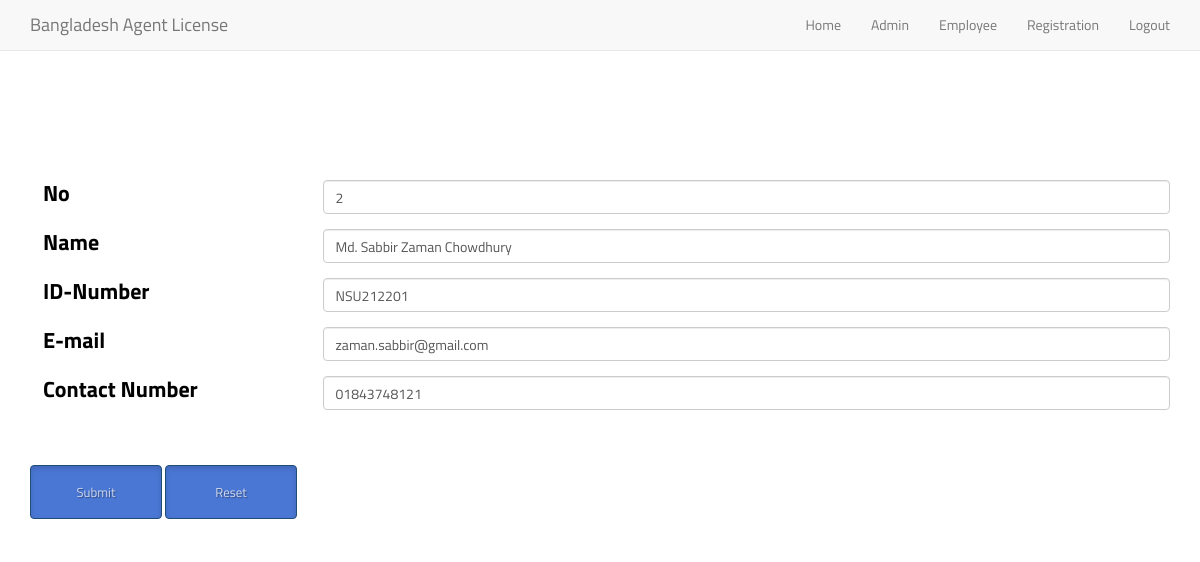
The page /Views/Employee/updateForm.php?id=2 on the database its author committed.
### tables this page shows
CREATE TABLE `employees` (
  `ID` int(9) NOT NULL,
  `employeeName` varchar(40) NOT NULL,
  `employeeId` varchar(40) NOT NULL,
  `contactNumber` varchar(40) NOT NULL,
  `email` varchar(40) NOT NULL
);

### Src/Utility/Sanitize.php (called while the page is built, shortened)
<?php
class Sanitize
{
    public static function sanitize($data){
        return $data;
    }
}

### Src/Employee/Employee.php (called while the page is built, shortened)
<?php
class Employee
{
    public $con = '';
    public function __construct($db_con)
    {
        $this->con = $db_con;
    }
    public function index($id = null){
        $stmt = $this->con->prepare("SELECT * FROM employees WHERE id = :id");
        $stmt->bindparam(":id", $id);
        $stmt->execute();
        $employee = $stmt->fetch(\PDO::FETCH_ASSOC);
        return $employee;
    }
}

### Views/Employee/updateForm.php (the view, shortened to what this page needs)
<?php
$data = Sanitize::sanitize($_GET);
$employee = new Employee(DB::$con);
$employees = $employee->index($data['id']);
?>
<?php
include_once('header.php');
?>
        <div class="container" style="padding-top: 15%;">
            <form class="form-horizontal" action="update.php" method="post">
                <div class="form-group">
                    <label class="col-md-3 control-label" style="line-height: 0px !important; margin-bottom: 25px; text-align: left;">No</label>
                    <div class="col-md-9">
                        <input name = "id" type="number" class="form-control" value="<?php echo $employees['ID']; ?>" placeholder="No">
                    </div>
                </div>
                <div class="form-group">
                    <label class="col-md-3 control-label" style="line-height: 0px !important; margin-bottom: 25px; text-align: left;">Name</label>
                    <div class="col-md-9">
                        <input name = "name" type="text" class="form-control" value="<?php echo $employees['employeeName']; ?>" placeholder="Full Name">
                    </div>
                </div>
                <div class="form-group">
                    <label class="col-md-3 control-label" style="line-height: 0px !important; margin-bottom: 25px; text-align: left;">ID-Number</label>
                    <div class="col-md-9">
                        <input name = "idNum" type="text" class="form-control" value="<?php echo $employees['employeeId']; ?>" placeholder="Full ID Number">
                    </div>
                </div>
                <div class="form-group">
                    <label class="col-md-3 control-label" style="line-height: 0px !important; margin-bottom: 25px; text-align: left;">E-mail</label>
                    <div class="col-md-9">
                        <input name = "email" type="email" class="form-control" value = "<?php echo $employees['email']; ?>" placeholder="ex: abcdefgh@xyz.com">
                    </div>
                </div>
                <div class="form-group">
                    <label class="col-md-3 control-label" style="line-height: 0px !important; margin-bottom: 25px; text-align: left;">Contact Number</label>
                    <div class="col-md-9">
                        <input name = "contact" type="number" class="form-control" value = "<?php echo $employees['contactNumber']; ?>" placeholder="Contact Number">
                    </div>
                </div>
                <br/>
                <br/>
                <div class="form-group">
                    <div class="col-md-12">
                        <button type="submit" class="btn btn-primary btn-lg active" style="height: 54px;width: 132px;">Submit</button>
                        <button type="reset" class="btn btn-primary btn-lg active" style="height: 54px;width: 132px;">Reset</button>
                    </div>
                </div>
            </form>
        </div>
<?php
include_once('footer.php');
?>

### css/style.css (style rules this page uses)
*, *:before, *:after { box-sizing: border-box; }
html { width: 100%; height:100%; overflow:scroll; }
body { width: 100%; height:100%; font-family: 'Titillium Web', sans-serif; color: #000; }
label { position: absolute; -webkit-transform: translateY(6px); transform: translateY(6px); left: 13px; -webkit-transition: all 0.25s ease; transition: all 0.25s ease; -webkit-backface-visibility: hidden; pointer-events: none; font-size: 22px; }
input, textarea { font-size: 22px; display: block; width: 100%; height: 100%; padding: 5px 10px; background: none; background-image: none; border: 1px solid #a0b3b0; color: #000; border-radius: 0; -webkit-transition: border-color .25s ease, box-shadow .25s ease; transition: border-color .25s ease, box-shadow .25s ease; }
.btn { display: inline-block; *display: inline; *zoom: 1; padding: 4px 10px 4px; margin-bottom: 0; font-size: 13px; line-height: 18px; color: #333333; text-align: center;text-shadow: 0 1px 1px rgba(255, 255, 255, 0.75); vertical-align: middle; background-color: #f5f5f5; background-image: -moz-linear-gradient(top, #ffffff, #e6e6e6); background-image: -ms-linear-gradient(top, #ffffff, #e6e6e6); background-image: -webkit-gradient(linear, 0 0, 0 100%, from(#ffffff), to(#e6e6e6)); background-image: -webkit-linear-gradient(top, #ffffff, #e6e6e6); background-image: -o-linear-gradient(top, #ffffff, #e6e6e6); background-image: linear-gradient(top, #ffffff, #e6e6e6); background-repeat: repeat-x; filter: progid:dximagetransform.microsoft.gradient(startColorstr=#ffffff, endColorstr=#e6e6e6, GradientType=0); border-color: #e6e6e6 #e6e6e6 #e6e6e6; border-color: rgba(0, 0, 0, 0.1) rgba(0, 0, 0, 0.1) rgba(0, 0, 0, 0.25); border: 1px solid #e6e6e6; -webkit-border-radius: 4px; -moz-border-radius: 4px; border-radius: 4px; -webkit-box-shadow: inset 0 1px 0 rgba(255, 255, 255, 0.2), 0 1px 2px rgba(0, 0, 0, 0.05); -moz-box-shadow: inset 0 1px 0 rgba(255, 255, 255, 0.2), 0 1px 2px rgba(0, 0, 0, 0.05); box-shadow: inset 0 1px 0 rgba(255, 255, 255, 0.2), 0 1px 2px rgba(0, 0, 0, 0.05); cursor: pointer; *margin-left: .3em; }
.btn:hover, .btn:active, .btn.active, .btn.disabled, .btn[disabled] { background-color: #e6e6e6; }
.btn-primary, .btn-primary:hover { text-shadow: 0 -1px 0 rgba(0, 0, 0, 0.25); color: #ffffff; }
.btn-primary.active { color: rgba(255, 255, 255, 0.75); }
.btn-primary { background-color: #4a77d4; background-image: -moz-linear-gradient(top, #6eb6de, #4a77d4); background-image: -ms-linear-gradient(top, #6eb6de, #4a77d4); background-image: -webkit-gradient(linear, 0 0, 0 100%, from(#6eb6de), to(#4a77d4)); background-image: -webkit-linear-gradient(top, #6eb6de, #4a77d4); background-image: -o-linear-gradient(top, #6eb6de, #4a77d4); background-image: linear-gradient(top, #6eb6de, #4a77d4); background-repeat: repeat-x; filter: progid:dximagetransform.microsoft.gradient(startColorstr=#6eb6de, endColorstr=#4a77d4, GradientType=0); border: 1px solid #3762bc; text-shadow: 1px 1px 1px rgba(0,0,0,0.4); box-shadow: inset 0 1px 0 rgba(255, 255, 255, 0.2), 0 1px 2px rgba(0, 0, 0, 0.5); }
.btn-primary:hover, .btn-primary:active, .btn-primary.active, .btn-primary.disabled, .btn-primary[disabled] { filter: none; background-color: #4a77d4; }

### rows shown on the page
employees: id "2", name "Md. Sabbir Zaman Chowdhury", idNum "NSU212201", email "zaman.sabbir@gmail.com", contact "01843748121"
